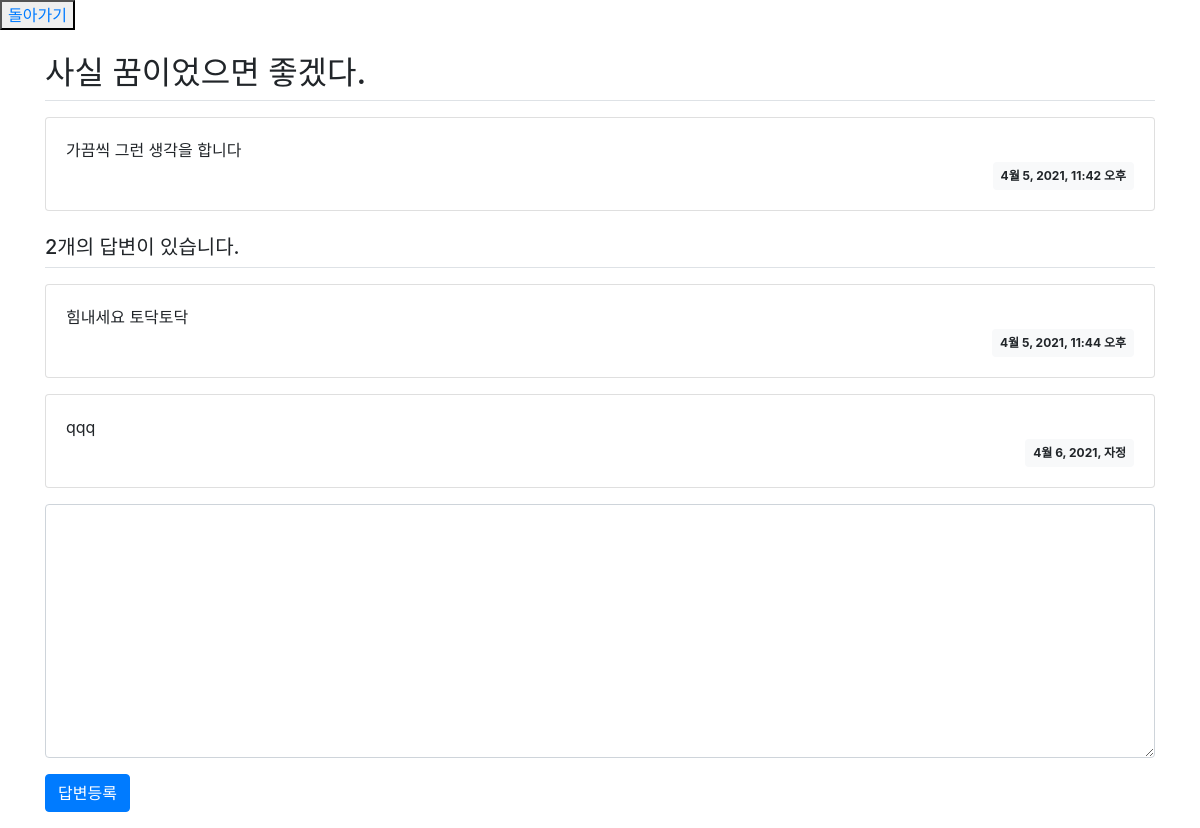
Page /pybo/2/ on the earlier database version.
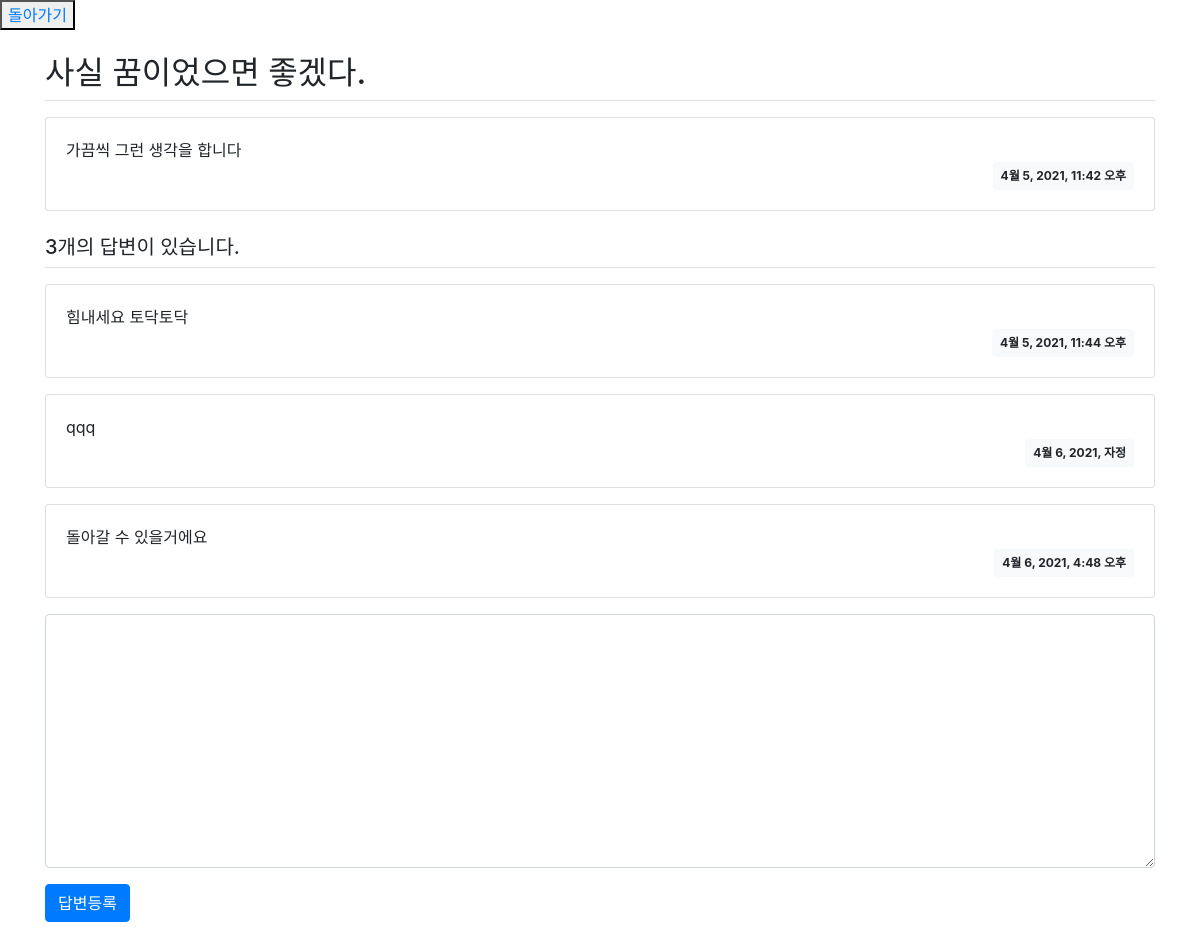
Same page on the later database version.
### pybo/models.py (models this page shows, shortened)
class Question(models.Model):
    subject = models.CharField(max_length=200)
    content = models.TextField()
    create_date = models.DateTimeField()

class Answer(models.Model):
    question = models.ForeignKey(Question, on_delete=models.CASCADE)
    content = models.TextField()
    create_date = models.DateTimeField()

### pybo/views.py (the view)
# urls.py: path('<int:question_id>/', views.detail, name='detail'),
def detail(request, question_id):
    question = get_object_or_404(Question, pk=question_id)
    context = {'question': question}
    return render(request, 'question_detail.html', context)

### templates/question_detail.html (shortened to what this page needs)
{% load static %}
<link rel="stylesheet" type="text/css" href="{% static 'bootstrap.min.css' %}">
<button class="button"><a href="{% url 'pybo:index' %}">돌아가기</a></button>
<div class="container my-3">
    <h2 class="border-bottom py-2">{{ question.subject }}</h2>
    <div class="card my-3">
        <div class="card-body">
            <div class="card-text" style="white-space: pre-line;">{{ question.content }}</div>
            <div class="d-flex justify-content-end">
                <div class="badge badge-light p-2">
                    {{ question.create_date }}
                </div>
            </div>
        </div>
    </div>
    <h5 class="border-bottom my-3 py-2">{{ question.answer_set.count }}개의 답변이 있습니다.</h5>
    {% for answer in question.answer_set.all %}
        <div class="card my-3">
            <div class="card-body">
                <div class="card-text" style="white-space: pre-line;">{{ answer.content }}</div>
                <div class="d-flex justify-content-end">
                    <div class="badge badge-light p-2">
                        {{ answer.create_date }}
                    </div>
                </div>
            </div>
        </div>
    {% endfor %}
    <form action="{% url 'pybo:answer_create' question.id %}" method="post" class="my-3">
        <div class="form-group">
            <textarea name="content" id="content" class="form-control" rows="10"></textarea>
        </div>
        <input type="submit" value="답변등록" class="btn btn-primary">
    </form>
</div>

Differences in the rows shown:
computed for Question "사실 꿈이었으면 좋겠다.": answer_set.count "2" → "3"
added Answer: content "돌아갈 수 있을거에요", create_date "4월 6, 2021, 4:48 오후"
